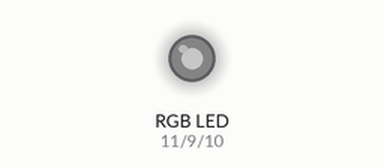
This sketch was run on a simulated Arduino Uno, built with avr-gcc and run on an emulated ATmega328P. Shown: an RGB LED mixed from three pins (HIGH = lit). Dim RGB values are drawn brighter than linear.

Above: at 0.1 s.
At 1.3 s:
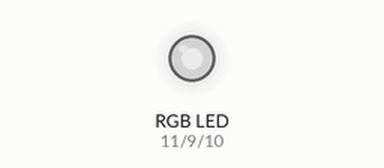
At 2.5 s:
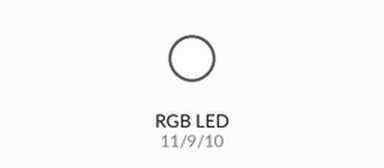
At 4.7 s:
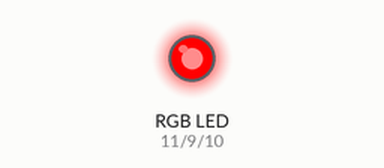
At 5.7 s:
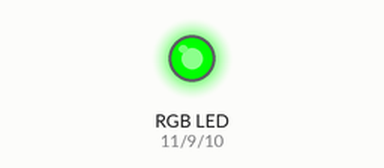
At 6.7 s:
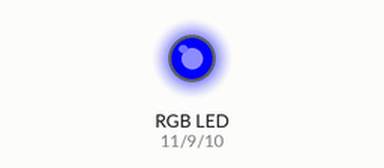
Timing chart, 0 to 9.1 s (numbered marks = the images above):
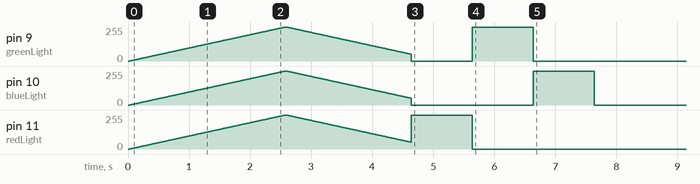

The sketch:

RGBProcessingLightController.ino
```cpp
/*
 * Anthony Zaprzalka
 *
 * RGB Light Controller using Processing
 *
 * Processing takes a screenshot, and determines the average RGB values from that capture
 *
 * Red -> 11
 * Green -> 9
 * Blue -> 10
 */

#include <Arduino.h>
#include <Wire.h>

const int redLight = 11;
const int greenLight = 9;
const int blueLight = 10;

int red = 0;
int green = 0;
int blue = 0;

void setup() {
  Serial.begin(9600);
  outputColor(0, 0, 0);
  delay(20);
  lightStart();
}

void loop() {
  // Read colors from processing
  if (Serial.available() >= 4) {
    if (Serial.read() == 0xff) {
      red = Serial.read();
      green = Serial.read();
      blue = Serial.read();
    }
  }

  // Output Colors
  outputColor(red, green, blue);
}

void outputColor(int r, int g, int b) {
  analogWrite(redLight, r);
  analogWrite(greenLight, g);
  analogWrite(blueLight, b);
}

void lightStart() {
  // Fade in white
  for (int i = 0; i < 256; i++) {
    outputColor(i, i, i);
    delay(10);
  }
  // Fade out white
  for (int i = 255; i > 50; i--) {
    outputColor(i, i, i);
    delay(10);
  }
  // Also check if correctly plugged in
  outputColor(255, 0, 0);
  delay(1000);
  outputColor(0, 255, 0);
  delay(1000);
  outputColor(0, 0, 255);
  delay(1000);
  outputColor(0,0,0);
  delay(500);
}
```
